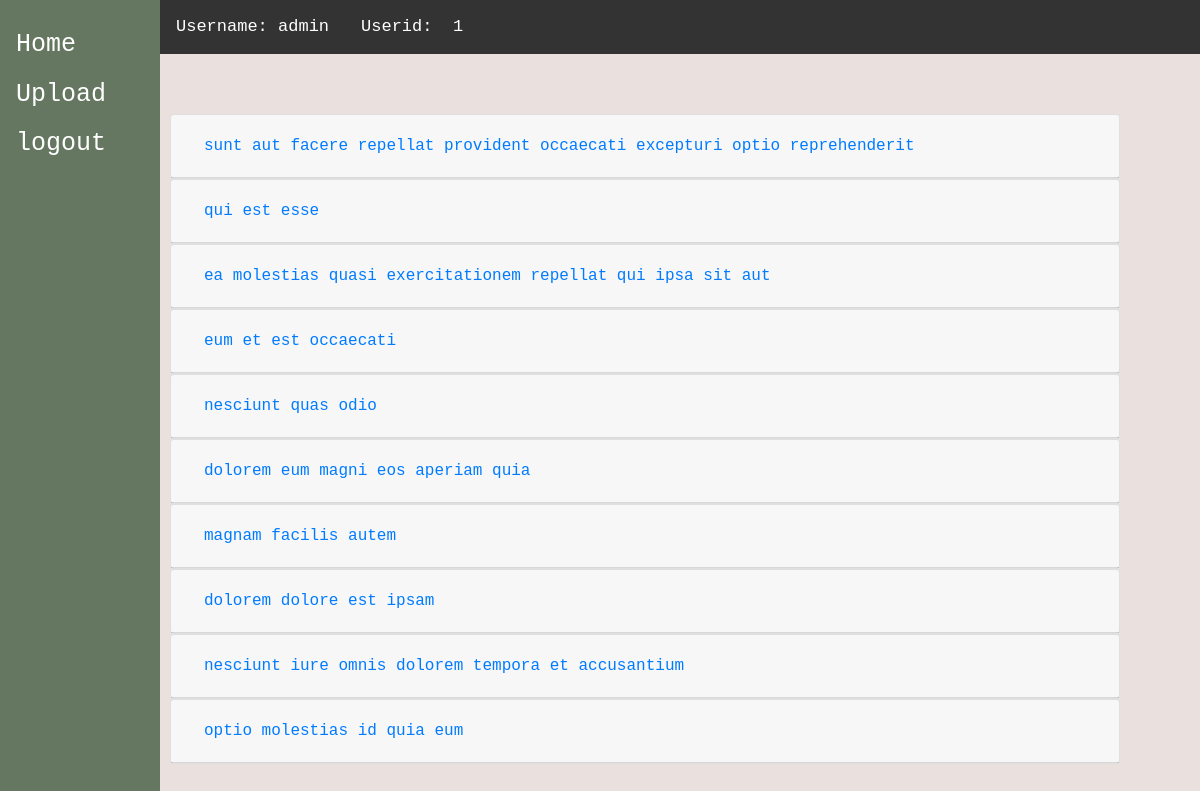
The app's page / (signed in) with its own data.
### new_app/models.py (models this page shows)
class Article(models.Model):
    author = models.ForeignKey(User, on_delete=models.CASCADE)
    title = models.CharField(max_length=150)
    body = models.CharField(max_length=20000)

### new_app/views.py (the view)
# urls.py: 2. Add a URL to urlpatterns:  path('', views.home, name='home')
def home(request):
    if request.user.is_authenticated:
        try:
            data = Article.objects.filter(author__id=request.user.id)
        except:
            data = None
        return render(request, 'home.html', {'data': data})
    else:
        return redirect('/login')

### new_app/templates/home.html (shortened to what this page needs)
<!DOCTYPE html>
<html lang="en">
  <head>
    <link rel="stylesheet" href="https://maxcdn.bootstrapcdn.com/bootstrap/4.0.0/css/bootstrap.min.css">
  </head>
</head>
<body>
    <div class="topnav">
        <a disabled>Username:&nbsp;{{request.user.username}}</a>
        <a disabled>Userid: &nbsp;{{request.user.id}}</a>
    </div>
    <div class="sidenav">
        <a href="/">Home</a>
        {%if request.user.is_superuser%}
        <a href="/upload">Upload</a>
        {%endif%}
        <a href="/logout">logout</a>
    </div>
<div>
    <div class=" main">
      <div id="accordion">
      {%if data%}
      {%for article in data%}
        <div class="card">
            <div class="card-header" id="headingOne">
            <h5 class="mb-0">
                <button class="btn btn-link" data-toggle="collapse" data-target="#{{article.id}}" aria-expanded="true" aria-controls="collapseOne">
                {{article.title}}
                </button>
            </h5>
            </div>
        </div>
        {%endfor%}
        {% else %}
        <p> No data found. . .  </p>
        {%endif%}
     </div>
    </div>
  </body>
</html>

### new_app/templates/home.html (style rules this page uses)
body { font-family: courier,arial,helvetica; background-color: #EAE1DF; }
.topnav { margin-left: 160px; overflow: hidden; color: #FFFFFF; background-color: #333; margin-bottom: 60px; }
.topnav a { float: left; color: #FFFFFF; text-align: center; padding: 14px 16px; text-decoration: none; font-size: 17px; }
.sidenav { height: 100%; width: 160px; position: fixed; z-index: 1; top: 0; left: 0; background-color: #667761; overflow-x: hidden; padding-top: 20px; }
.sidenav a { padding: 6px 8px 6px 16px; text-decoration: none; font-size: 25px; color: #FFFFFF; display: block; }
.main { margin-left: 160px; font-size: 28px; padding: 0px 10px; margin-right: 70px; }

### records on screen
Article: title "sunt aut facere repellat provident occaecati excepturi optio reprehenderit"
Article: title "qui est esse"
Article: title "ea molestias quasi exercitationem repellat qui ipsa sit aut"
Article: title "eum et est occaecati"
Article: title "nesciunt quas odio"
Article: title "dolorem eum magni eos aperiam quia"
Article: title "magnam facilis autem"
Article: title "dolorem dolore est ipsam"
Article: title "nesciunt iure omnis dolorem tempora et accusantium"
Article: title "optio molestias id quia eum"

### other values on screen
{{ request.user.username }} "admin"
{{ request.user.id }} "1"
